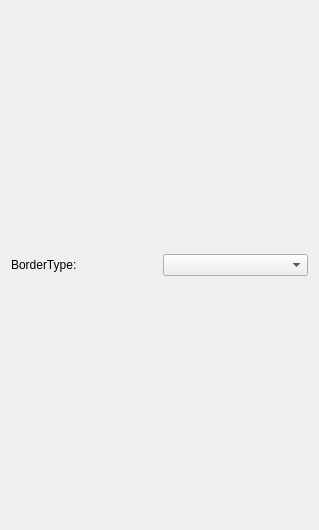
<?xml version="1.0" encoding="UTF-8"?>
<ui version="4.0">
 <class>PluginGui</class>
 <widget class="QWidget" name="PluginGui">
  <property name="geometry">
   <rect>
    <x>0</x>
    <y>0</y>
    <width>319</width>
    <height>530</height>
   </rect>
  </property>
  <property name="windowTitle">
   <string>Form</string>
  </property>
  <layout class="QGridLayout" name="gridLayout">
   <item row="1" column="0">
    <widget class="QLabel" name="label">
     <property name="text">
      <string>BorderType:</string>
     </property>
    </widget>
   </item>
   <item row="1" column="1">
    <widget class="QComboBox" name="borderTypeComboBox"/>
   </item>
  </layout>
 </widget>
 <resources/>
 <connections/>
</ui>
